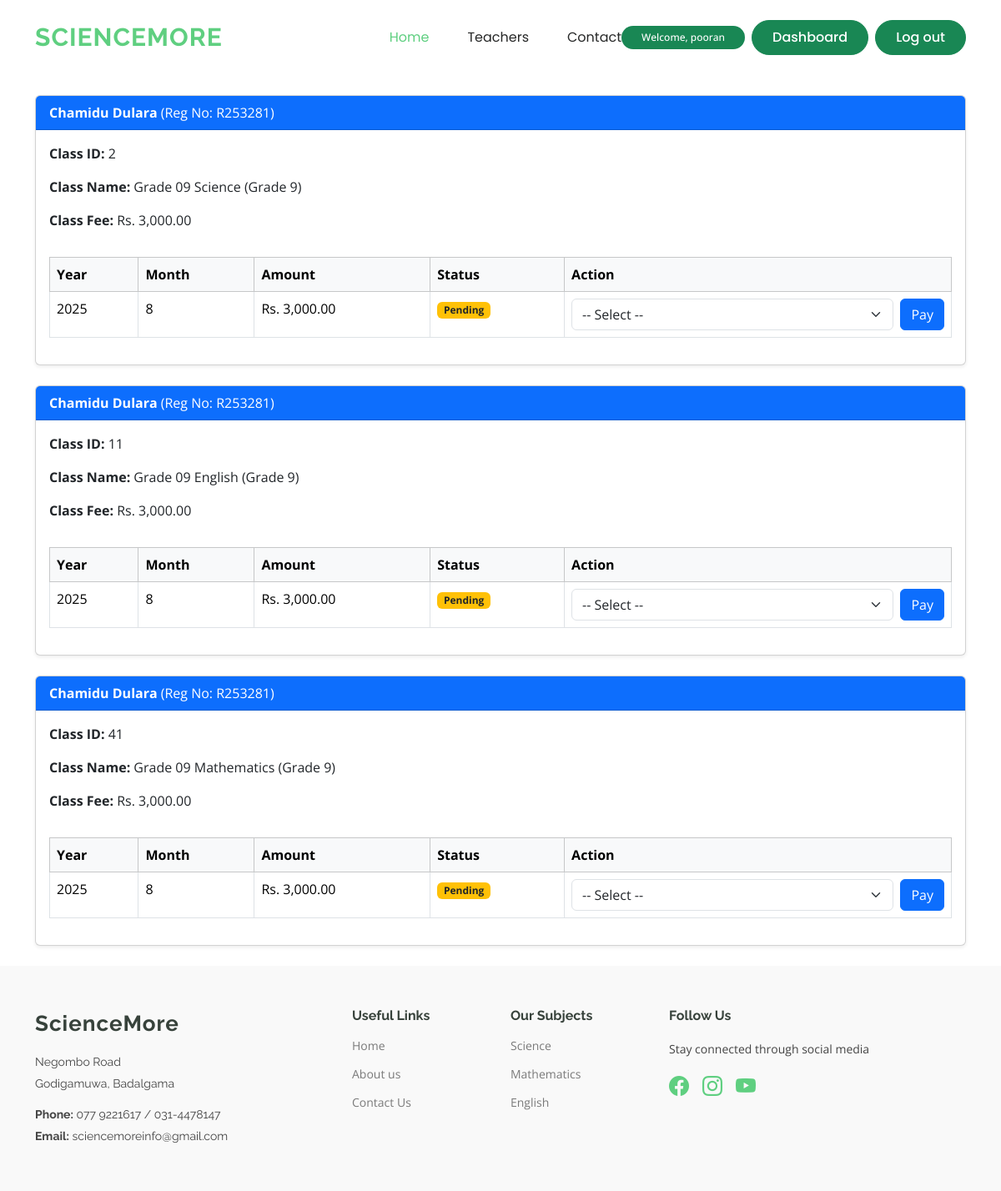
The page /web/payments/payment_details.php (signed in) on the database its author committed.
### tables this page shows
CREATE TABLE `student_enroll` (
  `Id` int(11) NOT NULL,
  `student_id` int(11) NOT NULL,
  `class_id` int(11) NOT NULL,
  `date` date NOT NULL,
  `status` int(11) NOT NULL DEFAULT 1
);

CREATE TABLE `users` (
  `Id` int(11) NOT NULL,
  `FirstName` varchar(255) NOT NULL,
  `LastName` varchar(255) NOT NULL,
  `NIC_No` varchar(12) NOT NULL,
  `Gender` varchar(255) NOT NULL,
  `Address` text NOT NULL,
  `City` varchar(255) NOT NULL,
  `Email` varchar(255) NOT NULL,
  `Primary_Contact` int(12) NOT NULL,
  `Secondary_Contact` int(12) NOT NULL,
  `user_role` varchar(50) NOT NULL,
  `Password` varchar(255) NOT NULL,
  `Profile_Picture` varchar(255) NOT NULL
);

CREATE TABLE `students` (
  `Id` int(11) NOT NULL,
  `Userid` int(11) NOT NULL,
  `dob` date NOT NULL,
  `guardian_contact1` varchar(20) NOT NULL,
  `guardian_contact2` varchar(20) NOT NULL,
  `guardian_id` int(11) NOT NULL,
  `grade_levels_id` int(11) NOT NULL,
  `reg_no` varchar(100) NOT NULL
);

CREATE TABLE `classes` (
  `Id` int(11) NOT NULL,
  `Class_Name` varchar(255) NOT NULL,
  `Grade_Level_id` int(11) NOT NULL,
  `Subject_id` int(11) NOT NULL,
  `Teacher_id` int(11) NOT NULL,
  `Class_Date` varchar(50) NOT NULL,
  `start_time` time NOT NULL,
  `end_time` time NOT NULL,
  `month` varchar(50) NOT NULL,
  `Maximum_Students` int(30) NOT NULL,
  `class_fee` int(255) NOT NULL,
  `hall_no` int(11) NOT NULL
);

CREATE TABLE `grade_levels` (
  `id` int(11) NOT NULL,
  `name` varchar(100) NOT NULL
);

CREATE TABLE `student_payment` (
  `Id` int(11) NOT NULL,
  `student_id` int(11) NOT NULL,
  `grade_id` int(11) NOT NULL,
  `amount` int(100) NOT NULL,
  `date` date NOT NULL,
  `pay_slip` varchar(255) NOT NULL,
  `method` varchar(50) NOT NULL,
  `status` varchar(100) DEFAULT NULL,
  `parent_id` int(11) NOT NULL,
  `remark` varchar(255) NOT NULL,
  `pay_year` int(11) NOT NULL,
  `pay_month` int(11) NOT NULL,
  `class_id` int(11) NOT NULL
);

### web/payments/payment_details.php (the view, shortened to what this page needs)
<?php
$db = dbConn();
$parentId = $_SESSION['PARENT_ID'];
$sql_1 = "SELECT Id AS student_id
          FROM students
          WHERE guardian_id = '$parentId'";
$result_1 = $db->query($sql_1);
?>
<div class="container mt-4">
    <?php
    while ($row_1 = $result_1->fetch_assoc()) {
        $studentId = $row_1['student_id'];
        $sql = "SELECT c.Id AS class_id, c.Class_Name, g.name, se.student_id, c.class_fee, s.reg_no,
                       u.FirstName, u.LastName, c.Grade_Level_id
                FROM student_enroll se
                INNER JOIN classes c ON se.class_id = c.Id
                INNER JOIN students s ON se.student_id = s.Id
                INNER JOIN users u ON s.Userid = u.Id
                INNER JOIN grade_levels g ON c.Grade_Level_id = g.id
                WHERE se.student_id = '$studentId'";
        $result = $db->query($sql);
        while ($row = $result->fetch_assoc()) {
    ?>
            <div class="card mb-4 shadow-sm">
                <div class="card-header bg-primary text-white">
                    <strong><?= $row['FirstName'] ?> <?= $row['LastName'] ?></strong> (Reg No: <?= $row['reg_no'] ?>)
                </div>
                <div class="card-body">
                    <p><strong>Class ID:</strong> <?= $row['class_id'] ?></p>
                    <p><strong>Class Name:</strong> <?= $row['Class_Name'] ?> (<?= $row['name'] ?>)</p>
                    <p><strong>Class Fee:</strong> Rs. <?= number_format($row['class_fee'], 2) ?></p>
                    <?php
                    $classId = $row['class_id'];
                    $gradeId = $row['Grade_Level_id'];
                    $sqlpay = "SELECT * FROM student_payment
                               WHERE student_id='$studentId' AND grade_id='$gradeId' AND class_id='$classId'";
                    $resultpay = $db->query($sqlpay);
                    ?>
                    <div class="table-responsive">
                        <table class="table table-bordered mt-3">
                            <thead class="table-light">
                                <tr>
                                    <th>Year</th>
                                    <th>Month</th>
                                    <th>Amount</th>
                                    <th>Status</th>
                                    <th>Action</th>
                                </tr>
                            </thead>
                            <tbody>
                                <?php
                                if ($resultpay->num_rows > 0) {
                                    while ($rowpay = $resultpay->fetch_assoc()) {
                                ?>
                                        <tr>
                                            <td><?= $rowpay['pay_year'] ?></td>
                                            <td><?= $rowpay['pay_month'] ?></td>
                                            <td>Rs. <?= number_format($rowpay['amount'], 2) ?></td>
                                            <td>
                                                <?php if ($rowpay['status'] == 'Paid') : ?>
                                                    <span class="badge bg-success"><?= $rowpay['status'] ?></span>
                                                <?php elseif ($rowpay['status'] == 'Pending') : ?>
                                                    <span class="badge bg-warning text-dark"><?= $rowpay['status'] ?></span>
                                                <?php else : ?>
                                                    <span class="badge bg-secondary"><?= $rowpay['status'] ?></span>
                                                <?php endif; ?>
                                            </td>
                                            <td>
                                                <?php if ($rowpay['status'] == 'Pending') { ?>
                                                    <form action="pay.php" method="post" class="d-flex flex-column flex-md-row gap-2 align-items-start">
                                                        <select class="form-select" name="payMethod" required>
                                                            <option value="">-- Select --</option>
                                                        </select>
                                                        <button class="btn btn-primary" type="submit" name="action" value="classfee">Pay</button>
                                                    </form>
                                                <?php } else {
                                                    echo '-';
                                                } ?>
                                            </td>
                                        </tr>
                                <?php
                                    }
                                } else {
                                    echo '<tr><td colspan="5" class="text-center">No payment records found.</td></tr>';
                                }
                                ?>
                            </tbody>
                        </table>
                    </div>
                </div>
            </div>
    <?php
        }
    }
    ?>
</div>
<?php
include '../layouts.php';
?>

### web/css/main.css (style rules this page uses)
:root { --default-font: "Open Sans", system-ui, -apple-system, "Segoe UI", Roboto, "Helvetica Neue", Arial, "Noto Sans", "Liberation Sans", sans-serif, "Apple Color Emoji", "Segoe UI Emoji", "Segoe UI Symbol", "Noto Color Emoji"; --heading-font: "Raleway", sans-serif; --nav-font: "Poppins", sans-serif; }
:root { --background-color: #ffffff; --default-color: #444444; --heading-color: #37423b; --accent-color: #5fcf80; --surface-color: #ffffff; --contrast-color: #ffffff; }
:root { --nav-color: #272828; --nav-hover-color: #5fcf80; --nav-mobile-background-color: #ffffff; --nav-dropdown-background-color: #ffffff; --nav-dropdown-color: #272828; --nav-dropdown-hover-color: #5fcf80; }
:root { scroll-behavior: smooth; }
body { color: var(--default-color); background-color: var(--background-color); font-family: var(--default-font); }

### rows shown on the page
student_enroll: users.FirstName "Chamidu", users.LastName "Dulara", student.reg_no "R253281", class.Id "2", class.Class_Name "Grade 09 Science", grade_levels.name "Grade 9", class.class_fee "3,000.00"
student_payment: pay_year "2025", pay_month "8", amount "3,000.00", status "Pending"
student_enroll: users.FirstName "Chamidu", users.LastName "Dulara", student.reg_no "R253281", class.Id "11", class.Class_Name "Grade 09 English", grade_levels.name "Grade 9", class.class_fee "3,000.00"
student_payment: pay_year "2025", pay_month "8", amount "3,000.00", status "Pending"
student_enroll: users.FirstName "Chamidu", users.LastName "Dulara", student.reg_no "R253281", class.Id "41", class.Class_Name "Grade 09 Mathematics", grade_levels.name "Grade 9", class.class_fee "3,000.00"
student_payment: pay_year "2025", pay_month "8", amount "3,000.00", status "Pending"

### other values the page prints
$_SESSION['NAME'] "pooran"
